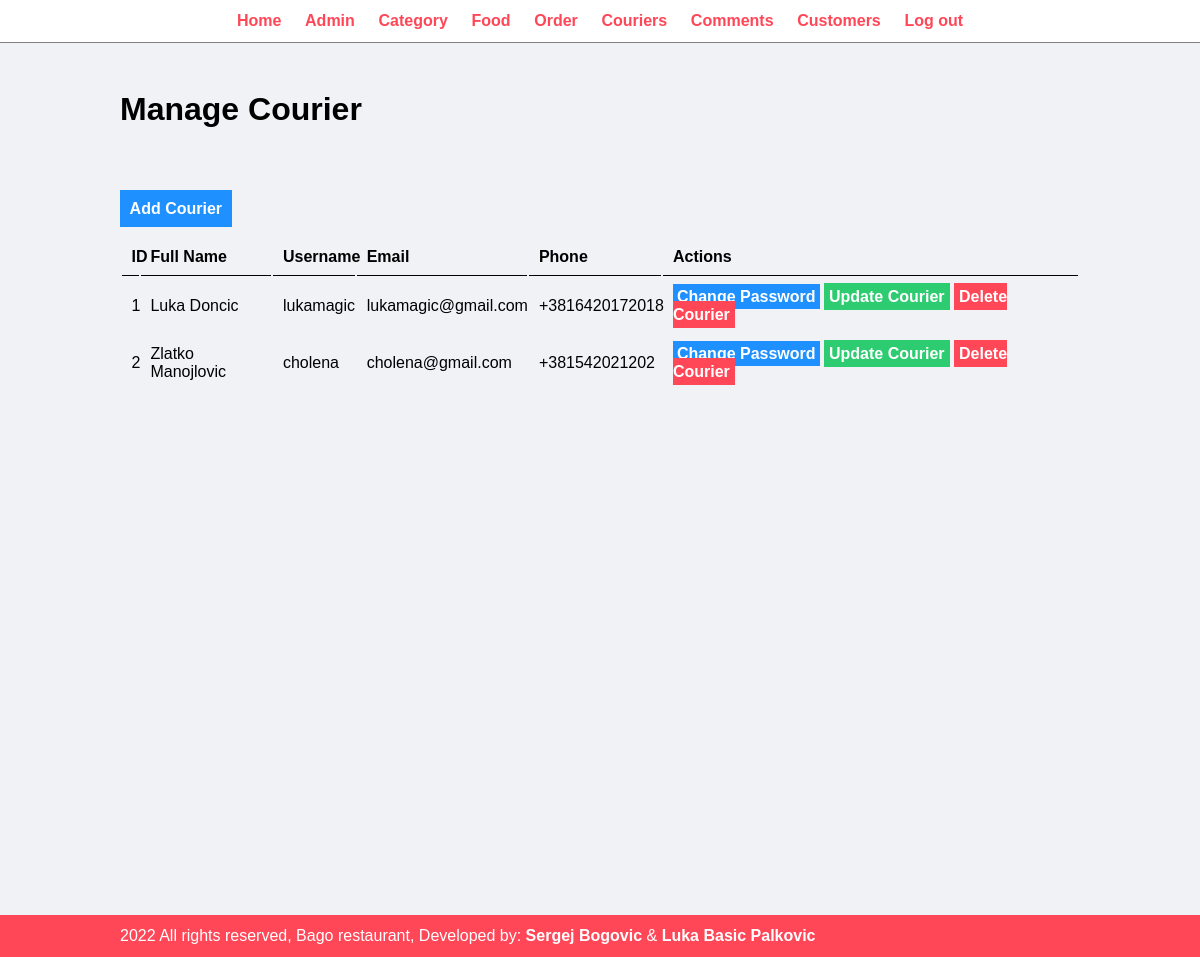
Screenshot of /admin/manage-courier.php (signed in) with the database file from the repository.
### tables this page shows
CREATE TABLE `tbl_courires` (
  `id` int(10) UNSIGNED NOT NULL,
  `username` varchar(50) NOT NULL,
  `password` varchar(50) NOT NULL,
  `email` varchar(255) NOT NULL,
  `full_name` varchar(255) NOT NULL,
  `phone` varchar(50) NOT NULL
);

### admin/manage-courier.php (the view, shortened to what this page needs)
<?php include('partials/menu.php');  ?>
<div class="main-content">
    <div class="wrapper">
        <h1>Manage Courier</h1>
        <br>
        <br><br><br>
        <a href="add-courires.php" class="btn-primary">Add Courier</a>
        <br><br>
        <table class="tbl-full">
            <tr>
                <th>ID</th>
                <th>Full Name</th>
                <th>Username</th>
                <th>Email</th>
                <th>Phone</th>
                <th>Actions</th>
            </tr>
            <?php
            $sql = "SELECT * FROM tbl_courires";
            $res = mysqli_query($conn, $sql);
            if ($res == TRUE) {
                $count = mysqli_num_rows($res);
                $sn = 1;
                if ($count > 0) {
                    while ($rows = mysqli_fetch_assoc($res)) {
                        $id = $rows['id'];
                        $full_name = $rows['full_name'];
                        $username = $rows['username'];
                        $email = $rows['email'];
                        $phone = $rows['phone'];
            ?>
                        <tr>
                            <td><?php echo $sn++; ?> </td>
                            <td><?php echo $full_name; ?></td>
                            <td><?php echo $username; ?></td>
                            <td><?php echo $email ?></td>
                            <td><?php echo $phone  ?></td>
                            <td>
                                <a href="<?php echo SITEURL; ?>admin/update-password-cr.php?id=<?php echo $id; ?>" class="btn-primary">Change Password</a>
                                <a href="<?php echo SITEURL; ?>admin/update-couriers.php?id=<?php echo $id; ?>" class="btn-secondary">Update Courier</a>
                                <a href="<?php echo SITEURL; ?>admin/delete-courier.php?id=<?php echo $id ?>" class="btn-danger">Delete Courier</a>
                            </td>
                        </tr>
            <?php
                    }
                } else {
                }
            }
            ?>
        </table>
    </div>
</div>
<?php include('partials/footer.php'); ?>

### adminstyle/admin.css (style rules this page uses)
* { margin: 0; padding: 0; font-family: Arial, Helvetica, sans-serif; }
.wrapper { padding: 1%; width: 80%; margin: 0 auto; }
.tbl-full { width: 100%; }
table tr th { border-bottom: 1px solid black; padding: 1%; text-align: left; }
table tr td { padding: 1%; }
.btn-primary { background-color: #1e90ff; padding: 1%; color: white; text-decoration: none; font-weight: bold; }
.btn-secondary { background-color: #2ecc71; padding: 1%; color: white; text-decoration: none; font-weight: bold; padding: 5px; }
.btn-danger { background-color: #ff4757; padding: 1%; color: white; text-decoration: none; font-weight: bold; padding: 5px; }
.main-content { background-color: #f1f2f6; padding: 3% 0; position: relative; min-height: 100vh; }

### rows the page displays
tbl_courires: full_name "Luka Doncic", username "lukamagic", email "lukamagic@gmail.com", phone "+3816420172018"
tbl_courires: full_name "Zlatko Manojlovic", username "cholena", email "cholena@gmail.com", phone "+381542021202"
